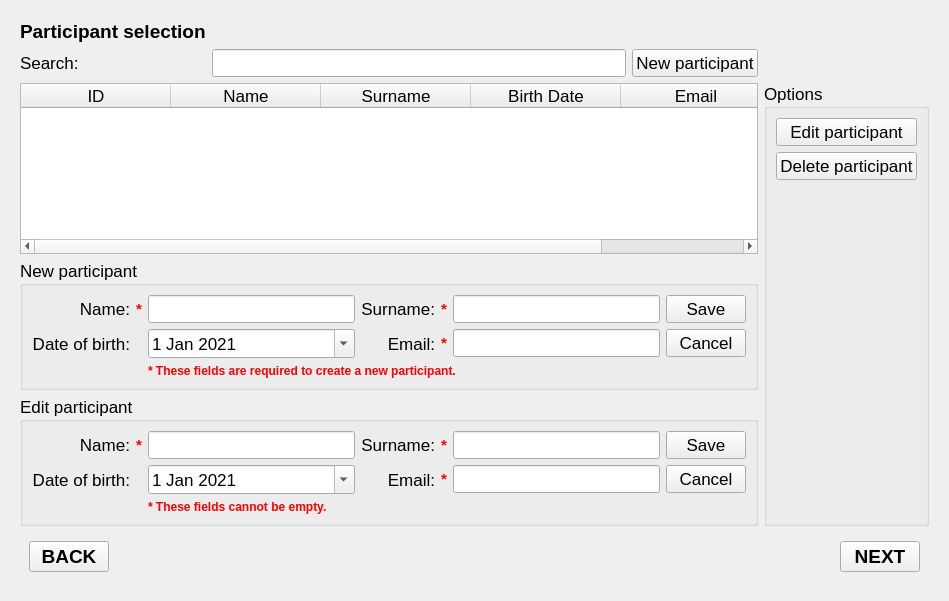
<?xml version="1.0" encoding="UTF-8"?>
<ui version="4.0">
 <class>Participants</class>
 <widget class="qMRMLWidget" name="Participants">
  <property name="geometry">
   <rect>
    <x>0</x>
    <y>0</y>
    <width>949</width>
    <height>601</height>
   </rect>
  </property>
  <layout class="QVBoxLayout" name="verticalLayout">
   <item>
    <widget class="QFrame" name="frame">
     <property name="font">
      <font>
       <pointsize>14</pointsize>
       <weight>50</weight>
       <bold>false</bold>
      </font>
     </property>
     <property name="frameShape">
      <enum>QFrame::NoFrame</enum>
     </property>
     <property name="frameShadow">
      <enum>QFrame::Raised</enum>
     </property>
     <layout class="QGridLayout" name="gridLayout_2">
      <item row="5" column="0" colspan="4">
       <widget class="QFrame" name="navigationBar">
        <property name="frameShape">
         <enum>QFrame::NoFrame</enum>
        </property>
        <property name="frameShadow">
         <enum>QFrame::Raised</enum>
        </property>
        <layout class="QHBoxLayout" name="horizontalLayout">
         <item>
          <widget class="QPushButton" name="previousPageButton">
           <property name="font">
            <font>
             <pointsize>14</pointsize>
             <weight>75</weight>
             <bold>true</bold>
            </font>
           </property>
           <property name="text">
            <string>BACK</string>
           </property>
          </widget>
         </item>
         <item>
          <spacer name="horizontalSpacer">
           <property name="orientation">
            <enum>Qt::Horizontal</enum>
           </property>
           <property name="sizeHint" stdset="0">
            <size>
             <width>40</width>
             <height>20</height>
            </size>
           </property>
          </spacer>
         </item>
         <item>
          <widget class="QPushButton" name="nextPageButton">
           <property name="font">
            <font>
             <pointsize>14</pointsize>
             <weight>75</weight>
             <bold>true</bold>
            </font>
           </property>
           <property name="text">
            <string>NEXT</string>
           </property>
          </widget>
         </item>
        </layout>
       </widget>
      </item>
      <item row="1" column="0">
       <widget class="QLabel" name="label_2">
        <property name="font">
         <font>
          <pointsize>13</pointsize>
          <weight>50</weight>
          <bold>false</bold>
         </font>
        </property>
        <property name="text">
         <string>Search:</string>
        </property>
       </widget>
      </item>
      <item row="1" column="1">
       <widget class="QLineEdit" name="participantSearchText">
        <property name="font">
         <font>
          <pointsize>13</pointsize>
          <weight>50</weight>
          <bold>false</bold>
         </font>
        </property>
       </widget>
      </item>
      <item row="0" column="0">
       <widget class="QLabel" name="label_1">
        <property name="font">
         <font>
          <pointsize>14</pointsize>
          <weight>75</weight>
          <bold>true</bold>
         </font>
        </property>
        <property name="text">
         <string>Participant selection</string>
        </property>
       </widget>
      </item>
      <item row="2" column="0" colspan="3">
       <widget class="QTableWidget" name="participantsTable">
        <property name="font">
         <font>
          <pointsize>13</pointsize>
          <weight>50</weight>
          <bold>false</bold>
         </font>
        </property>
        <property name="sizeAdjustPolicy">
         <enum>QAbstractScrollArea::AdjustToContents</enum>
        </property>
        <property name="editTriggers">
         <set>QAbstractItemView::NoEditTriggers</set>
        </property>
        <property name="alternatingRowColors">
         <bool>true</bool>
        </property>
        <property name="selectionMode">
         <enum>QAbstractItemView::SingleSelection</enum>
        </property>
        <property name="selectionBehavior">
         <enum>QAbstractItemView::SelectRows</enum>
        </property>
        <attribute name="horizontalHeaderDefaultSectionSize">
         <number>150</number>
        </attribute>
        <attribute name="horizontalHeaderStretchLastSection">
         <bool>true</bool>
        </attribute>
        <attribute name="verticalHeaderVisible">
         <bool>false</bool>
        </attribute>
        <column>
         <property name="text">
          <string>ID</string>
         </property>
        </column>
        <column>
         <property name="text">
          <string>Name</string>
         </property>
        </column>
        <column>
         <property name="text">
          <string>Surname</string>
         </property>
        </column>
        <column>
         <property name="text">
          <string>Birth Date</string>
         </property>
        </column>
        <column>
         <property name="text">
          <string>Email</string>
         </property>
        </column>
       </widget>
      </item>
      <item row="1" column="2">
       <widget class="QPushButton" name="newParticipantButton">
        <property name="font">
         <font>
          <pointsize>13</pointsize>
          <weight>50</weight>
          <bold>false</bold>
         </font>
        </property>
        <property name="text">
         <string>New participant</string>
        </property>
       </widget>
      </item>
      <item row="3" column="0" colspan="3">
       <widget class="QGroupBox" name="newParticipantGroupBox">
        <property name="font">
         <font>
          <pointsize>13</pointsize>
          <weight>50</weight>
          <bold>false</bold>
         </font>
        </property>
        <property name="title">
         <string>New participant</string>
        </property>
        <layout class="QGridLayout" name="gridLayout_3">
         <item row="1" column="6">
          <widget class="QPushButton" name="newParticipantCancelButton">
           <property name="font">
            <font>
             <pointsize>13</pointsize>
             <weight>50</weight>
             <bold>false</bold>
            </font>
           </property>
           <property name="text">
            <string>Cancel</string>
           </property>
          </widget>
         </item>
         <item row="2" column="2" colspan="4">
          <widget class="QLabel" name="newParticipantWarningMessageText">
           <property name="font">
            <font>
             <pointsize>13</pointsize>
             <weight>50</weight>
             <bold>false</bold>
            </font>
           </property>
           <property name="text">
            <string>&lt;html&gt;&lt;head/&gt;&lt;body&gt;&lt;p&gt;&lt;span style=&quot; font-size:9pt; font-weight:600; color:#ff0000;&quot;&gt;* These fields are required to create a new participant.&lt;/span&gt;&lt;/p&gt;&lt;/body&gt;&lt;/html&gt;</string>
           </property>
          </widget>
         </item>
         <item row="0" column="2">
          <widget class="QLineEdit" name="newParticipantNameText">
           <property name="font">
            <font>
             <pointsize>13</pointsize>
             <weight>50</weight>
             <bold>false</bold>
            </font>
           </property>
          </widget>
         </item>
         <item row="0" column="3">
          <widget class="QLabel" name="newParticipantLabel_2">
           <property name="font">
            <font>
             <pointsize>13</pointsize>
             <weight>50</weight>
             <bold>false</bold>
            </font>
           </property>
           <property name="text">
            <string>Surname:</string>
           </property>
           <property name="alignment">
            <set>Qt::AlignRight|Qt::AlignTrailing|Qt::AlignVCenter</set>
           </property>
          </widget>
         </item>
         <item row="1" column="0">
          <widget class="QLabel" name="newParticipantLabel_3">
           <property name="font">
            <font>
             <pointsize>13</pointsize>
             <weight>50</weight>
             <bold>false</bold>
            </font>
           </property>
           <property name="text">
            <string>Date of birth:</string>
           </property>
           <property name="alignment">
            <set>Qt::AlignRight|Qt::AlignTrailing|Qt::AlignVCenter</set>
           </property>
          </widget>
         </item>
         <item row="1" column="3">
          <widget class="QLabel" name="newParticipantLabel_4">
           <property name="font">
            <font>
             <pointsize>13</pointsize>
             <weight>50</weight>
             <bold>false</bold>
            </font>
           </property>
           <property name="text">
            <string>Email:</string>
           </property>
           <property name="alignment">
            <set>Qt::AlignRight|Qt::AlignTrailing|Qt::AlignVCenter</set>
           </property>
          </widget>
         </item>
         <item row="0" column="0">
          <widget class="QLabel" name="newParticipantLabel_1">
           <property name="font">
            <font>
             <pointsize>13</pointsize>
             <weight>50</weight>
             <bold>false</bold>
            </font>
           </property>
           <property name="text">
            <string>Name:</string>
           </property>
           <property name="alignment">
            <set>Qt::AlignRight|Qt::AlignTrailing|Qt::AlignVCenter</set>
           </property>
          </widget>
         </item>
         <item row="0" column="6">
          <widget class="QPushButton" name="newParticipantSaveButton">
           <property name="font">
            <font>
             <pointsize>13</pointsize>
             <weight>50</weight>
             <bold>false</bold>
            </font>
           </property>
           <property name="text">
            <string>Save</string>
           </property>
          </widget>
         </item>
         <item row="0" column="5">
          <widget class="QLineEdit" name="newParticipantSurnameText">
           <property name="font">
            <font>
             <pointsize>13</pointsize>
             <weight>50</weight>
             <bold>false</bold>
            </font>
           </property>
          </widget>
         </item>
         <item row="0" column="1">
          <widget class="QLabel" name="newParticipantNameWarning">
           <property name="font">
            <font>
             <pointsize>13</pointsize>
             <weight>50</weight>
             <bold>false</bold>
            </font>
           </property>
           <property name="text">
            <string>&lt;html&gt;&lt;head/&gt;&lt;body&gt;&lt;p&gt;&lt;span style=&quot; font-size:11pt; font-weight:600; color:#ff0000;&quot;&gt;*&lt;/span&gt;&lt;/p&gt;&lt;/body&gt;&lt;/html&gt;</string>
           </property>
          </widget>
         </item>
         <item row="1" column="5">
          <widget class="QLineEdit" name="newParticipantEmailText">
           <property name="font">
            <font>
             <pointsize>13</pointsize>
             <weight>50</weight>
             <bold>false</bold>
            </font>
           </property>
          </widget>
         </item>
         <item row="1" column="2">
          <widget class="QDateEdit" name="newParticipantBirthDateEdit">
           <property name="font">
            <font>
             <pointsize>13</pointsize>
             <weight>50</weight>
             <bold>false</bold>
            </font>
           </property>
           <property name="buttonSymbols">
            <enum>QAbstractSpinBox::UpDownArrows</enum>
           </property>
           <property name="calendarPopup">
            <bool>true</bool>
           </property>
           <property name="date">
            <date>
             <year>2021</year>
             <month>1</month>
             <day>1</day>
            </date>
           </property>
          </widget>
         </item>
         <item row="1" column="4">
          <widget class="QLabel" name="newParticipantEmailWarning">
           <property name="font">
            <font>
             <pointsize>13</pointsize>
             <weight>50</weight>
             <bold>false</bold>
            </font>
           </property>
           <property name="text">
            <string>&lt;html&gt;&lt;head/&gt;&lt;body&gt;&lt;p&gt;&lt;span style=&quot; font-size:11pt; font-weight:600; color:#ff0000;&quot;&gt;*&lt;/span&gt;&lt;/p&gt;&lt;/body&gt;&lt;/html&gt;</string>
           </property>
          </widget>
         </item>
         <item row="0" column="4">
          <widget class="QLabel" name="newParticipantSurnameWarning">
           <property name="font">
            <font>
             <pointsize>13</pointsize>
             <weight>50</weight>
             <bold>false</bold>
            </font>
           </property>
           <property name="text">
            <string>&lt;html&gt;&lt;head/&gt;&lt;body&gt;&lt;p&gt;&lt;span style=&quot; font-size:11pt; font-weight:600; color:#ff0000;&quot;&gt;*&lt;/span&gt;&lt;/p&gt;&lt;/body&gt;&lt;/html&gt;</string>
           </property>
          </widget>
         </item>
        </layout>
       </widget>
      </item>
      <item row="4" column="0" colspan="3">
       <widget class="QGroupBox" name="editParticipantGroupBox">
        <property name="font">
         <font>
          <pointsize>13</pointsize>
          <weight>50</weight>
          <bold>false</bold>
         </font>
        </property>
        <property name="title">
         <string>Edit participant</string>
        </property>
        <layout class="QGridLayout" name="gridLayout">
         <item row="0" column="0">
          <widget class="QLabel" name="editParticipantLabel_1">
           <property name="font">
            <font>
             <pointsize>13</pointsize>
             <weight>50</weight>
             <bold>false</bold>
            </font>
           </property>
           <property name="text">
            <string>Name:</string>
           </property>
           <property name="alignment">
            <set>Qt::AlignRight|Qt::AlignTrailing|Qt::AlignVCenter</set>
           </property>
          </widget>
         </item>
         <item row="0" column="1">
          <widget class="QLabel" name="editParticipantNameWarning">
           <property name="font">
            <font>
             <pointsize>13</pointsize>
             <weight>50</weight>
             <bold>false</bold>
            </font>
           </property>
           <property name="text">
            <string>&lt;html&gt;&lt;head/&gt;&lt;body&gt;&lt;p&gt;&lt;span style=&quot; font-size:11pt; font-weight:600; color:#ff0000;&quot;&gt;*&lt;/span&gt;&lt;/p&gt;&lt;/body&gt;&lt;/html&gt;</string>
           </property>
          </widget>
         </item>
         <item row="0" column="2">
          <widget class="QLineEdit" name="editParticipantNameText">
           <property name="font">
            <font>
             <pointsize>13</pointsize>
             <weight>50</weight>
             <bold>false</bold>
            </font>
           </property>
          </widget>
         </item>
         <item row="0" column="3">
          <widget class="QLabel" name="editParticipantLabel_2">
           <property name="font">
            <font>
             <pointsize>13</pointsize>
             <weight>50</weight>
             <bold>false</bold>
            </font>
           </property>
           <property name="text">
            <string>Surname:</string>
           </property>
           <property name="alignment">
            <set>Qt::AlignRight|Qt::AlignTrailing|Qt::AlignVCenter</set>
           </property>
          </widget>
         </item>
         <item row="0" column="4">
          <widget class="QLabel" name="editParticipantSurnameWarning">
           <property name="font">
            <font>
             <pointsize>13</pointsize>
             <weight>50</weight>
             <bold>false</bold>
            </font>
           </property>
           <property name="text">
            <string>&lt;html&gt;&lt;head/&gt;&lt;body&gt;&lt;p&gt;&lt;span style=&quot; font-size:11pt; font-weight:600; color:#ff0000;&quot;&gt;*&lt;/span&gt;&lt;/p&gt;&lt;/body&gt;&lt;/html&gt;</string>
           </property>
          </widget>
         </item>
         <item row="0" column="5">
          <widget class="QLineEdit" name="editParticipantSurnameText">
           <property name="font">
            <font>
             <pointsize>13</pointsize>
             <weight>50</weight>
             <bold>false</bold>
            </font>
           </property>
          </widget>
         </item>
         <item row="0" column="6">
          <widget class="QPushButton" name="editParticipantSaveButton">
           <property name="font">
            <font>
             <pointsize>13</pointsize>
             <weight>50</weight>
             <bold>false</bold>
            </font>
           </property>
           <property name="text">
            <string>Save</string>
           </property>
          </widget>
         </item>
         <item row="1" column="0">
          <widget class="QLabel" name="editParticipantLabel_3">
           <property name="font">
            <font>
             <pointsize>13</pointsize>
             <weight>50</weight>
             <bold>false</bold>
            </font>
           </property>
           <property name="text">
            <string>Date of birth:</string>
           </property>
           <property name="alignment">
            <set>Qt::AlignRight|Qt::AlignTrailing|Qt::AlignVCenter</set>
           </property>
          </widget>
         </item>
         <item row="1" column="2">
          <widget class="QDateEdit" name="editParticipantBirthDateEdit">
           <property name="font">
            <font>
             <pointsize>13</pointsize>
             <weight>50</weight>
             <bold>false</bold>
            </font>
           </property>
           <property name="buttonSymbols">
            <enum>QAbstractSpinBox::UpDownArrows</enum>
           </property>
           <property name="calendarPopup">
            <bool>true</bool>
           </property>
           <property name="date">
            <date>
             <year>2021</year>
             <month>1</month>
             <day>1</day>
            </date>
           </property>
          </widget>
         </item>
         <item row="1" column="3">
          <widget class="QLabel" name="editParticipantLabel_4">
           <property name="font">
            <font>
             <pointsize>13</pointsize>
             <weight>50</weight>
             <bold>false</bold>
            </font>
           </property>
           <property name="text">
            <string>Email:</string>
           </property>
           <property name="alignment">
            <set>Qt::AlignRight|Qt::AlignTrailing|Qt::AlignVCenter</set>
           </property>
          </widget>
         </item>
         <item row="1" column="4">
          <widget class="QLabel" name="editParticipantEmailWarning">
           <property name="font">
            <font>
             <pointsize>13</pointsize>
             <weight>50</weight>
             <bold>false</bold>
            </font>
           </property>
           <property name="text">
            <string>&lt;html&gt;&lt;head/&gt;&lt;body&gt;&lt;p&gt;&lt;span style=&quot; font-size:11pt; font-weight:600; color:#ff0000;&quot;&gt;*&lt;/span&gt;&lt;/p&gt;&lt;/body&gt;&lt;/html&gt;</string>
           </property>
          </widget>
         </item>
         <item row="1" column="5">
          <widget class="QLineEdit" name="editParticipantEmailText">
           <property name="font">
            <font>
             <pointsize>13</pointsize>
             <weight>50</weight>
             <bold>false</bold>
            </font>
           </property>
          </widget>
         </item>
         <item row="1" column="6">
          <widget class="QPushButton" name="editParticipantCancelButton">
           <property name="font">
            <font>
             <pointsize>13</pointsize>
             <weight>50</weight>
             <bold>false</bold>
            </font>
           </property>
           <property name="text">
            <string>Cancel</string>
           </property>
          </widget>
         </item>
         <item row="2" column="2" colspan="4">
          <widget class="QLabel" name="editParticipantWarningMessageText">
           <property name="font">
            <font>
             <pointsize>13</pointsize>
             <weight>50</weight>
             <bold>false</bold>
            </font>
           </property>
           <property name="text">
            <string>&lt;html&gt;&lt;head/&gt;&lt;body&gt;&lt;p&gt;&lt;span style=&quot; font-size:9pt; font-weight:600; color:#ff0000;&quot;&gt;* These fields cannot be empty.&lt;/span&gt;&lt;/p&gt;&lt;/body&gt;&lt;/html&gt;</string>
           </property>
          </widget>
         </item>
        </layout>
       </widget>
      </item>
      <item row="2" column="3" rowspan="3">
       <widget class="QGroupBox" name="optionsGroupBox">
        <property name="font">
         <font>
          <pointsize>13</pointsize>
          <weight>50</weight>
          <bold>false</bold>
         </font>
        </property>
        <property name="title">
         <string>Options</string>
        </property>
        <layout class="QVBoxLayout" name="verticalLayout_2">
         <item>
          <widget class="QPushButton" name="editParticipantButton">
           <property name="font">
            <font>
             <pointsize>13</pointsize>
             <weight>50</weight>
             <bold>false</bold>
            </font>
           </property>
           <property name="text">
            <string>Edit participant</string>
           </property>
          </widget>
         </item>
         <item>
          <widget class="QPushButton" name="deleteParticipantButton">
           <property name="font">
            <font>
             <pointsize>13</pointsize>
             <weight>50</weight>
             <bold>false</bold>
            </font>
           </property>
           <property name="text">
            <string>Delete participant</string>
           </property>
          </widget>
         </item>
         <item>
          <spacer name="verticalSpacer">
           <property name="font">
            <font>
             <pointsize>11</pointsize>
             <weight>50</weight>
             <bold>false</bold>
            </font>
           </property>
           <property name="orientation">
            <enum>Qt::Vertical</enum>
           </property>
           <property name="sizeHint" stdset="0">
            <size>
             <width>20</width>
             <height>40</height>
            </size>
           </property>
          </spacer>
         </item>
        </layout>
       </widget>
      </item>
     </layout>
    </widget>
   </item>
  </layout>
 </widget>
 <customwidgets>
  <customwidget>
   <class>qMRMLWidget</class>
   <extends>QWidget</extends>
   <header>qMRMLWidget.h</header>
   <container>1</container>
  </customwidget>
 </customwidgets>
 <resources/>
 <connections/>
</ui>
